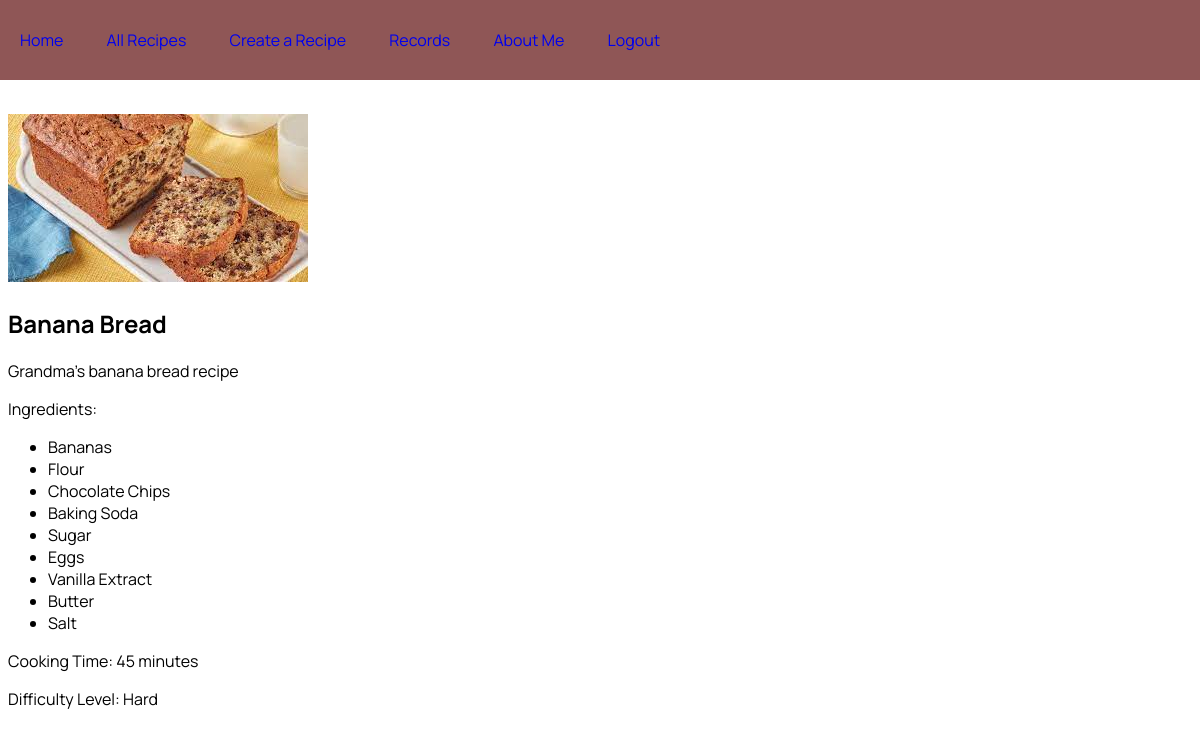
Screenshot of /list/1 (signed in) with the database file from the repository.
### recipes/models.py (models this page shows, shortened)
class Recipe(models.Model):
    name = models.CharField(max_length=50)
    cooking_time = models.PositiveIntegerField(help_text='In minutes')
    description = models.TextField(default='No description yet...')
    difficulty = models.CharField(max_length=27, default='Difficulty not yet rated...')
    ingredients = models.ManyToManyField(
        'ingredients.Ingredient', through='recipeingredients.RecipeIngredient'
    )
    pic = models.ImageField(upload_to='recipes', default='no_picture.jpg')
    category = models.CharField(max_length=15, choices=category_choices, default='Lunch/Dinner')

### ingredients/models.py (models this page shows)
class Ingredient(models.Model):
    name = models.CharField(max_length=255)
    pic = models.ImageField(upload_to='ingredients', default='no_picture.jpg')
    def __str__(self):
        return self.name

### recipes/views.py (the view)
# urls.py: path('list/<pk>', RecipeDetailView.as_view(), name='recipes_detail'),
class RecipeDetailView(LoginRequiredMixin, DetailView):
    model = Recipe
    template_name = 'recipes/recipes_detail.html'

### recipes/templates/recipes/recipes_detail.html (shortened to what this page needs)
{% load static %}
<!DOCTYPE html>
<html lang="eng">
    <head>
        <link rel="stylesheet" href="/static/style.css">
    </head>
    <body>
        <header>
            <div class="topnav">
                <a class="active" href="/">Home</a>
                <a href="/recipes">All Recipes</a>
                <a href="/create">Create a Recipe</a>
                <a href="/recipes/records">Records</a>
                <a href="/about">About Me</a>
                <a href="{% url 'logout' %}">Logout</a>
            </div>
        </header>
        <main>
            <div class="container">
                <br>
                <br>
                <img
                    src="{{object.pic.url}}"
                    alt="{{object.name}}"
                    class="recipe-image"
                />
                <h2>{{object.name}}</h2>
                <p>{{object.description}}</p>
                <p>Ingredients:</p>
                <ul>
                    {% for ingredient in object.ingredients.all %}
                    <li>{{ingredient}}</li>
                    {% endfor %}
                </ul>
                <p>Cooking Time: {{object.cooking_time}} minutes</p>
                <p>Difficulty Level: {{object.difficulty}}</p>
            </div>
        </main>
    </body>
</html>

### static/style.css (style rules this page uses)
header { background-color: rgba(88, 4, 4, 0.67); position: fixed; top: 0; left: 0; right: 0; height: 80px; display: flex; align-items: center; }
header a { margin: 20px; text-decoration: none; }

### recipes/templates/recipes/recipes_detail.html (style rules this page uses)
body { font-family: 'Manrope'; margin-top: 70px; }
header { background-color: rgba(88, 4, 4, 0.67); position: fixed; top: 0; left: 0; right: 0; height: 80px; display: flex; align-items: center; }
header a { margin: 20px; text-decoration: none; }

### rows the page displays
Recipe: pic (picture), name "Banana Bread", description "Grandma's banana bread recipe", cooking_time "45", difficulty "Hard"
Ingredient: name "Bananas"
Ingredient: name "Flour"
Ingredient: name "Chocolate Chips"
Ingredient: name "Baking Soda"
Ingredient: name "Sugar"
Ingredient: name "Eggs"
Ingredient: name "Vanilla Extract"
Ingredient: name "Butter"
Ingredient: name "Salt"
